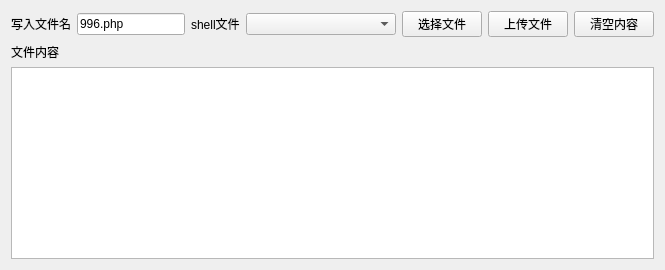
              <widget class="QWidget" name="tab_33">
               <attribute name="title">
                <string>文件上传</string>
               </attribute>
               <layout class="QGridLayout" name="gridLayout_82">
                <item row="0" column="0">
                 <layout class="QVBoxLayout" name="verticalLayout_40">
                  <item>
                   <layout class="QHBoxLayout" name="horizontalLayout_50">
                    <item>
                     <widget class="QLabel" name="label_37">
                      <property name="text">
                       <string>写入文件名</string>
                      </property>
                     </widget>
                    </item>
                    <item>
                     <widget class="QLineEdit" name="vuln_exp_lineEdit_filename">
                      <property name="text">
                       <string>996.php</string>
                      </property>
                     </widget>
                    </item>
                    <item>
                     <widget class="QLabel" name="label_35">
                      <property name="text">
                       <string>shell文件</string>
                      </property>
                     </widget>
                    </item>
                    <item>
                     <widget class="QComboBox" name="vuln_exp_comboBox_shell">
                      <property name="minimumSize">
                       <size>
                        <width>150</width>
                        <height>0</height>
                       </size>
                      </property>
                     </widget>
                    </item>
                    <item>
                     <widget class="QPushButton" name="vuln_exp_button_getfile">
                      <property name="text">
                       <string>选择文件</string>
                      </property>
                     </widget>
                    </item>
                    <item>
                     <widget class="QPushButton" name="vuln_exp_button_uploadfile">
                      <property name="text">
                       <string>上传文件</string>
                      </property>
                     </widget>
                    </item>
                    <item>
                     <widget class="QPushButton" name="vuln_exp_button_clear_shell">
                      <property name="text">
                       <string>清空内容</string>
                      </property>
                     </widget>
                    </item>
                   </layout>
                  </item>
                  <item>
                   <widget class="QLabel" name="label_36">
                    <property name="text">
                     <string>文件内容</string>
                    </property>
                   </widget>
                  </item>
                  <item>
                   <widget class="QTextEdit" name="vuln_exp_textEdit_shell"/>
                  </item>
                 </layout>
                </item>
               </layout>
              </widget>
